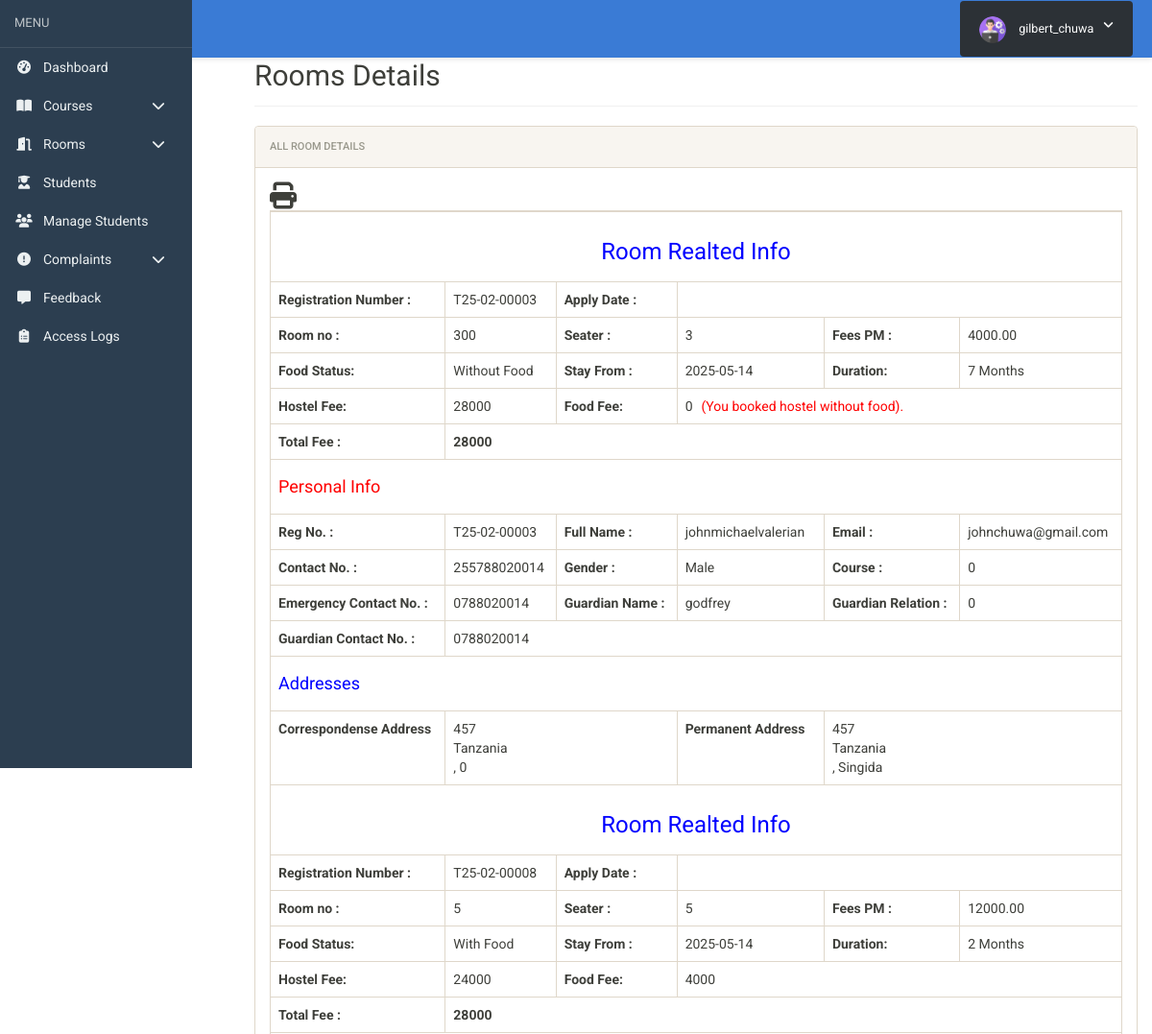
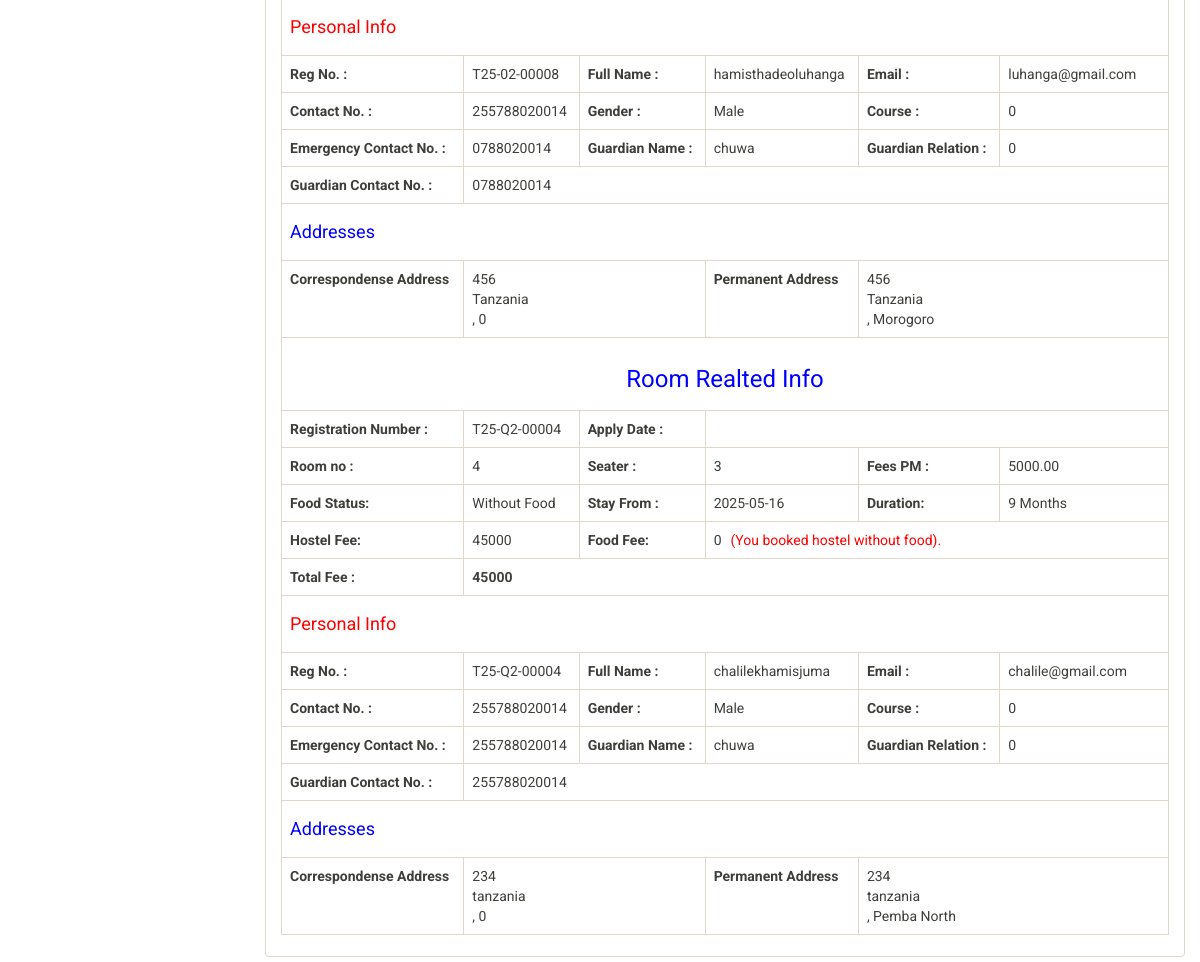
The app's page /hostel/admin/student-details.php (signed in) with its own data (2 pictures, top to bottom).
### tables this page shows
CREATE TABLE `registration` (
  `id` int(11) NOT NULL,
  `roomno` int(11) NOT NULL,
  `seater` int(11) NOT NULL,
  `feespm` decimal(10,2) NOT NULL,
  `foodstatus` tinyint(1) NOT NULL,
  `stayfrom` date NOT NULL,
  `duration` int(11) NOT NULL,
  `course` varchar(100) NOT NULL,
  `regno` varchar(50) NOT NULL,
  `firstName` varchar(50) NOT NULL,
  `middleName` varchar(50) DEFAULT NULL,
  `lastName` varchar(50) NOT NULL,
  `gender` varchar(10) NOT NULL,
  `contactno` char(15) DEFAULT NULL,
  `emailid` varchar(100) NOT NULL,
  `egycontactno` varchar(15) NOT NULL,
  `guardianName` varchar(100) NOT NULL,
  `guardianRelation` varchar(50) NOT NULL,
  `guardianContactno` varchar(15) NOT NULL,
  `corresAddress` text NOT NULL,
  `corresCountry` varchar(50) NOT NULL,
  `corresState` varchar(50) NOT NULL,
  `pmntAddress` text NOT NULL,
  `pmntCountry` varchar(20) NOT NULL,
  `pmntState` varchar(50) NOT NULL,
  `reg_date` timestamp NULL DEFAULT current_timestamp()
);

### hostel/admin/student-details.php (the view, shortened to what this page needs)
<?php
include('includes/checklogin.php');
?>
<!doctype html>
<html lang="en" class="no-js">
<head>
	<link rel="stylesheet" href="css/font-awesome.min.css">
	<link rel="stylesheet" href="css/bootstrap.min.css">
	<link rel="stylesheet" href="css/dataTables.bootstrap.min.css">
	<link rel="stylesheet" href="css/bootstrap-social.css">
	<link rel="stylesheet" href="css/bootstrap-select.css">
	<link rel="stylesheet" href="css/fileinput.min.css">
	<link rel="stylesheet" href="css/awesome-bootstrap-checkbox.css">
	<link rel="stylesheet" href="css/style.css">
	<link rel="stylesheet" href="css/font-awesome.min.css">
</head>
<body>
	<?php include('includes/header.php');?>
	<div class="ts-main-content">
			<?php include('includes/sidebar.php');?>
		<div class="content-wrapper">
			<div class="container-fluid">
				<div class="row" id="print">
					<div class="col-md-12">
						<h2 class="page-title" style="margin-top:4%">Rooms Details</h2>
						<div class="panel panel-default">
							<div class="panel-heading">All Room Details</div>
							<div class="panel-body">
			<table id="zctb" class="table table-bordered " cellspacing="0" width="100%" border="1">
						 <span style="float:left" ><i class="fa fa-print fa-2x" aria-hidden="true" OnClick="CallPrint(this.value)" style="cursor:pointer" title="Print the Report"></i></span>
									<tbody>
<?php
$aid=intval($_GET['regno']);
	$ret="select * from registration where (regno	=?)";
$stmt= $mysqli->prepare($ret) ;
$stmt->bind_param('s',$aid);
$stmt->execute() ;
$res=$stmt->get_result();
while($row=$res->fetch_object())
	  {
	  	?>
<tr>
<td colspan="6" style="text-align:center; color:blue"><h3>Room Realted Info</h3></td>
</tr>
<tr>
	<th>Registration Number :</th>
<td><?php echo $row->regno;?></td>
<th>Apply Date :</th>
<td colspan="3"><?php echo $row->postingDate;?></td>
</tr>
<tr>
<td><b>Room no :</b></td>
<td><?php echo $row->roomno;?></td>
<td><b>Seater :</b></td>
<td><?php echo $row->seater;?></td>
<td><b>Fees PM :</b></td>
<td><?php echo $fpm=$row->feespm;?></td>
</tr>
<tr>
<td><b>Food Status:</b></td>
<td>
<?php if($row->foodstatus==0)
{
echo "Without Food";
}
else
{
echo "With Food";
}
;?></td>
<td><b>Stay From :</b></td>
<td><?php echo $row->stayfrom;?></td>
<td><b>Duration:</b></td>
<td><?php echo $dr=$row->duration;?> Months</td>
</tr>
<tr><th>Hostel Fee:</th>
<td><?php echo $hf=$dr*$fpm?></td>
<th>Food Fee:</th>
<td colspan="3"><?php
if($row->foodstatus==1)
{
echo $ff=(2000*$dr);
} else {
echo $ff=0;
echo "<span style='padding-left:2%; color:red;'>(You booked hostel without food).<span>";
}?></td>
</tr>
<tr>
<th>Total Fee :</th>
<th colspan="5"><?php echo $hf+$ff;?></th>
</tr>
<tr>
<td colspan="6" style="color:red"><h4>Personal Info</h4></td>
</tr>
<tr>
<td><b>Reg No. :</b></td>
<td><?php echo $row->regno;?></td>
<td><b>Full Name :</b></td>
<td><?php echo $row->firstName;?><?php echo $row->middleName;?><?php echo $row->lastName;?></td>
<td><b>Email :</b></td>
<td><?php echo $row->emailid;?></td>
</tr>
<tr>
<td><b>Contact No. :</b></td>
<td><?php echo $row->contactno;?></td>
<td><b>Gender :</b></td>
<td><?php echo $row->gender;?></td>
<td><b>Course :</b></td>
<td><?php echo $row->course;?></td>
</tr>
<tr>
<td><b>Emergency Contact No. :</b></td>
<td><?php echo $row->egycontactno;?></td>
<td><b>Guardian Name :</b></td>
<td><?php echo $row->guardianName;?></td>
<td><b>Guardian Relation :</b></td>
<td><?php echo $row->guardianRelation;?></td>
</tr>
<tr>
<td><b>Guardian Contact No. :</b></td>
<td colspan="6"><?php echo $row->guardianContactno;?></td>
</tr>
<tr>
<td colspan="6" style="color:blue"><h4>Addresses</h4></td>
</tr>
<tr>
<td><b>Correspondense Address</b></td>
<td colspan="2">
<?php echo $row->corresAddress;?><br />
<?php echo $row->corresCountry;?><br />,
<?php echo $row->corresState;?>
</td>
<td><b>Permanent Address</b></td>
<td colspan="2">
<?php echo $row->pmntAddress;?><br />
 <?php echo $row->pmntCountry;?><br />,
<?php echo $row->pmntState;?>
</td>
</tr>
<?php
} ?>
</tbody>
</table>
</div>
</div>
</div>
</div>
</div>
</div>
</div>
</body>
</html>

### hostel/admin/css/style.css (style rules this page uses)
html { font-size: 14px; }
@media only screen and (min-width: 480px) { html { font-size: 17px; } }
@media only screen and (min-width: 768px) { html { font-size: 14px; } }
body { font-size: 1em; }
.panel { overflow: hidden; }
.page-title { padding-bottom: 15px; margin-bottom: 20px; border-bottom: 1px solid #f0f0f0; }
.ts-main-content .content-wrapper { padding-top: 15px; margin-top: 10px; }
@media only screen and (min-width: 992px) { .ts-main-content .content-wrapper { margin-left: 250px; } }

### records on screen
registration: regno "T25-02-00003", roomno "300", seater "3", feespm "4000.00", shows "Without Food", stayfrom "2025-05-14", duration "7", $hf=$dr*$fpm "28000", $hf+$ff "28000", firstName "john", middleName "michael", lastName "valerian", emailid "johnchuwa@gmail.com", contactno "255788020014", gender "Male", course "0", egycontactno "0788020014", guardianName "godfrey", guardianRelation "0", guardianContactno "0788020014", corresAddress "457", corresCountry "Tanzania", corresState "0", pmntAddress "457", pmntCountry "Tanzania", pmntState "Singida"
registration: regno "T25-02-00008", roomno "5", seater "5", feespm "12000.00", foodstatus "With Food", stayfrom "2025-05-14", duration "2", $hf=$dr*$fpm "24000", $ff=(2000*$dr) "4000", $hf+$ff "28000", firstName "hamis", middleName "thadeo", lastName "luhanga", emailid "luhanga@gmail.com", contactno "255788020014", gender "Male", course "0", egycontactno "0788020014", guardianName "chuwa", guardianRelation "0", guardianContactno "0788020014", corresAddress "456", corresCountry "Tanzania", corresState "0", pmntAddress "456", pmntCountry "Tanzania", pmntState "Morogoro"
registration: regno "T25-Q2-00004", roomno "4", seater "3", feespm "5000.00", shows "Without Food", stayfrom "2025-05-16", duration "9", $hf=$dr*$fpm "45000", $hf+$ff "45000", firstName "chalile", middleName "khamis", lastName "juma", emailid "chalile@gmail.com", contactno "255788020014", gender "Male", course "0", egycontactno "255788020014", guardianName "chuwa", guardianRelation "0", guardianContactno "255788020014", corresAddress "234", corresCountry "tanzania", corresState "0", pmntAddress "234", pmntCountry "tanzania", pmntState "Pemba North"

### other values on screen
$_SESSION['username'] "gilbert_chuwa"
